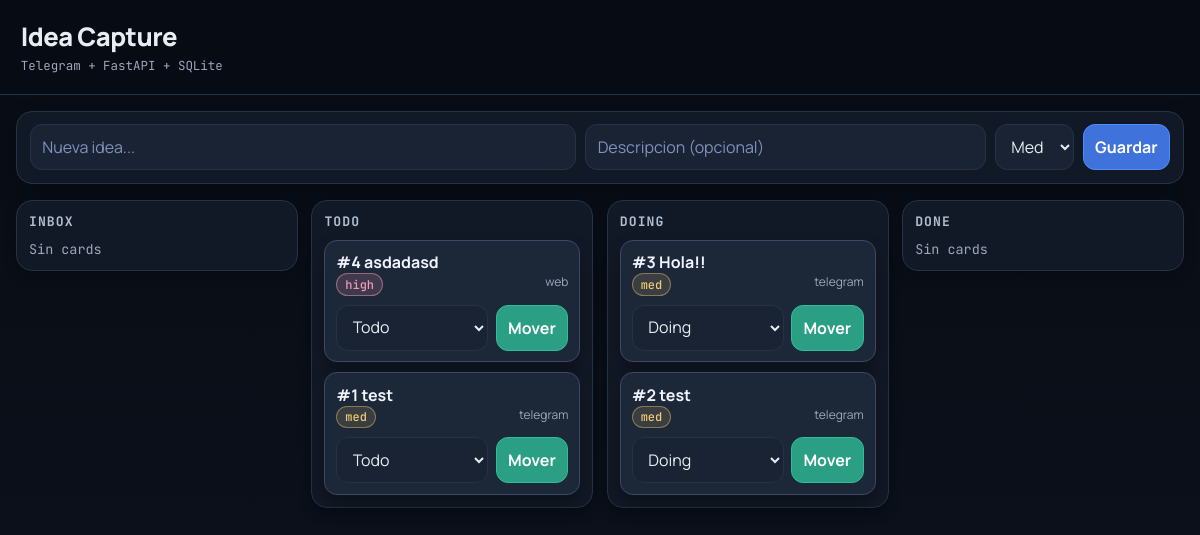
Before: / with the older database file.
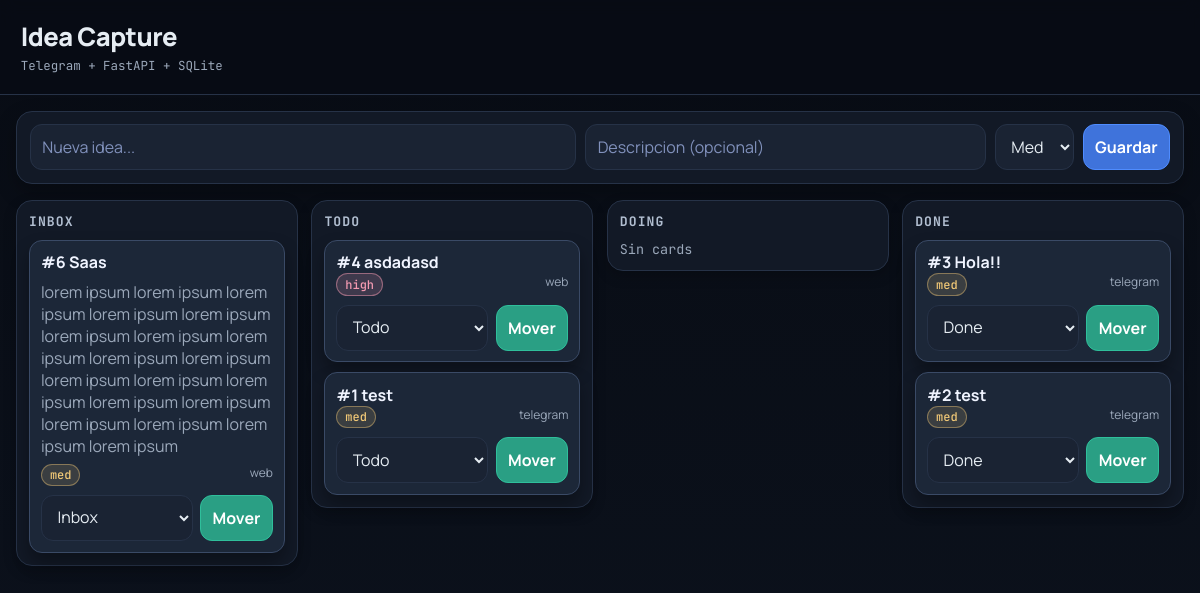
After: the same page with the newer database file.
### app/models.py (models this page shows)
class Idea(Base):
    __tablename__ = "ideas"
    id: Mapped[int] = mapped_column(Integer, primary_key=True, index=True)
    title: Mapped[str] = mapped_column(String(180), nullable=False)
    description: Mapped[str | None] = mapped_column(Text, nullable=True)
    status: Mapped[str] = mapped_column(String(20), default="inbox", nullable=False, index=True)
    priority: Mapped[str] = mapped_column(String(20), default="med", nullable=False)
    source: Mapped[str] = mapped_column(String(20), default="web", nullable=False)
    telegram_user_id: Mapped[int | None] = mapped_column(Integer, nullable=True, index=True)
    created_at: Mapped[datetime] = mapped_column(DateTime, default=datetime.utcnow, nullable=False)
    updated_at: Mapped[datetime] = mapped_column(
        DateTime,
        default=datetime.utcnow,
        onupdate=datetime.utcnow,
        nullable=False,
    )

### app/main.py (the view)
@app.get("/", response_class=HTMLResponse)
def kanban(request: Request, db: Session = Depends(get_db)) -> HTMLResponse:
    grouped = crud.list_ideas_by_status(db)
    context = {"request": request, "grouped": grouped, "statuses": ["inbox", "todo", "doing", "done"]}
    return templates.TemplateResponse("kanban.html", context)

### app/templates/kanban.html (shortened to what this page needs)
{% extends "base.html" %}
{% block content %}
<section class="create-panel">
  <form
    hx-post="/ideas"
    hx-target="#board"
    hx-swap="outerHTML"
    class="new-idea-form"
  >
    <input type="text" name="title" placeholder="Nueva idea..." required maxlength="180" />
    <input type="text" name="description" placeholder="Descripcion (opcional)" />
    <select name="priority">
      <option value="med" selected>Med</option>
    </select>
    <button type="submit">Guardar</button>
  </form>
</section>
{% include "partials/board.html" %}
{% endblock %}

### app/templates/partials/card.html
<div class="card" draggable="true" data-card-status="{{ idea.status }}">
  <button
    type="button"
    class="title title-btn"
    hx-get="/ideas/{{ idea.id }}/modal"
    hx-target="#modal-root"
    hx-swap="innerHTML"
    hx-push-url="false"
  >
    #{{ idea.id }} {{ idea.title }}
  </button>
  {% if idea.description %}
  <p>{{ idea.description }}</p>
  {% endif %}
  <div class="meta">
    <span class="priority priority-{{ idea.priority }}">{{ idea.priority }}</span>
    <span>{{ idea.source }}</span>
  </div>
  <form
    hx-post="/ideas/{{ idea.id }}/status"
    hx-target="#board"
    hx-swap="outerHTML"
    class="move-form"
  >
    <select name="status">
      <option value="inbox" {% if idea.status == "inbox" %}selected{% endif %}>Inbox</option>
      <option value="todo" {% if idea.status == "todo" %}selected{% endif %}>Todo</option>
      <option value="doing" {% if idea.status == "doing" %}selected{% endif %}>Doing</option>
      <option value="done" {% if idea.status == "done" %}selected{% endif %}>Done</option>
    </select>
    <button type="submit">Mover</button>
  </form>
</div>

Changed rows visible on the page:
added Idea: id "6", title "Saas", description "lorem ipsum lorem ipsum lorem ipsum lorem ipsum lorem ipsum lorem ipsum lorem ipsum lorem ipsum lorem ipsum lorem ipsum lorem ipsum lorem ipsum lorem ipsum lorem ipsum lorem ipsum lorem ipsum lorem ipsum lorem ipsum lorem ipsum", priority "med", source "web", status "Inbox", shown under "INBOX"
changed Idea "Hola!!": moves from the list under "DOING" to the list under "DONE"
changed Idea id 2: moves from the list under "DOING" to the list under "DONE"
Other visible differences:
new list line: "Sin cards"
list line gone: "Sin cards"
